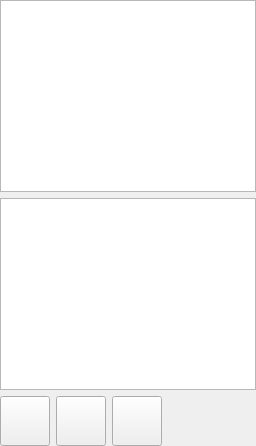
       <widget class="QWidget" name="wCenter" native="true">
        <property name="focusPolicy">
         <enum>Qt::NoFocus</enum>
        </property>
        <layout class="QVBoxLayout" name="verticalLayout_3">
         <property name="leftMargin">
          <number>0</number>
         </property>
         <property name="topMargin">
          <number>0</number>
         </property>
         <property name="rightMargin">
          <number>0</number>
         </property>
         <property name="bottomMargin">
          <number>0</number>
         </property>
         <item>
          <widget class="QTableWidget" name="tblDish">
           <property name="focusPolicy">
            <enum>Qt::NoFocus</enum>
           </property>
           <property name="verticalScrollBarPolicy">
            <enum>Qt::ScrollBarAlwaysOff</enum>
           </property>
           <property name="horizontalScrollBarPolicy">
            <enum>Qt::ScrollBarAlwaysOff</enum>
           </property>
           <property name="editTriggers">
            <set>QAbstractItemView::NoEditTriggers</set>
           </property>
           <property name="selectionMode">
            <enum>QAbstractItemView::SingleSelection</enum>
           </property>
           <attribute name="horizontalHeaderVisible">
            <bool>false</bool>
           </attribute>
           <attribute name="horizontalHeaderDefaultSectionSize">
            <number>150</number>
           </attribute>
           <attribute name="verticalHeaderVisible">
            <bool>false</bool>
           </attribute>
           <attribute name="verticalHeaderDefaultSectionSize">
            <number>120</number>
           </attribute>
          </widget>
         </item>
         <item>
          <widget class="QTreeView" name="treeView">
           <property name="focusPolicy">
            <enum>Qt::NoFocus</enum>
           </property>
          </widget>
         </item>
         <item>
          <widget class="QWidget" name="widget_5" native="true">
           <property name="maximumSize">
            <size>
             <width>16777215</width>
             <height>55</height>
            </size>
           </property>
           <property name="focusPolicy">
            <enum>Qt::NoFocus</enum>
           </property>
           <layout class="QHBoxLayout" name="horizontalLayout_3">
            <property name="leftMargin">
             <number>0</number>
            </property>
            <property name="topMargin">
             <number>0</number>
            </property>
            <property name="rightMargin">
             <number>0</number>
            </property>
            <property name="bottomMargin">
             <number>0</number>
            </property>
            <item>
             <widget class="QPushButton" name="btnDishUp">
              <property name="minimumSize">
               <size>
                <width>50</width>
                <height>50</height>
               </size>
              </property>
              <property name="maximumSize">
               <size>
                <width>50</width>
                <height>50</height>
               </size>
              </property>
              <property name="focusPolicy">
               <enum>Qt::NoFocus</enum>
              </property>
              <property name="text">
               <string/>
              </property>
              <property name="icon">
               <iconset resource="res.qrc">
                <normaloff>:/images/up.png</normaloff>:/images/up.png</iconset>
              </property>
              <property name="iconSize">
               <size>
                <width>32</width>
                <height>32</height>
               </size>
              </property>
             </widget>
            </item>
            <item>
             <widget class="QPushButton" name="btnDishDown">
              <property name="minimumSize">
               <size>
                <width>50</width>
                <height>50</height>
               </size>
              </property>
              <property name="maximumSize">
               <size>
                <width>50</width>
                <height>50</height>
               </size>
              </property>
              <property name="focusPolicy">
               <enum>Qt::NoFocus</enum>
              </property>
              <property name="text">
               <string/>
              </property>
              <property name="icon">
               <iconset resource="res.qrc">
                <normaloff>:/images/down.png</normaloff>:/images/down.png</iconset>
              </property>
              <property name="iconSize">
               <size>
                <width>32</width>
                <height>32</height>
               </size>
              </property>
             </widget>
            </item>
            <item>
             <widget class="QPushButton" name="btnPrintMultipleFiscal">
              <property name="minimumSize">
               <size>
                <width>50</width>
                <height>50</height>
               </size>
              </property>
              <property name="maximumSize">
               <size>
                <width>50</width>
                <height>50</height>
               </size>
              </property>
              <property name="focusPolicy">
               <enum>Qt::NoFocus</enum>
              </property>
              <property name="text">
               <string/>
              </property>
              <property name="icon">
               <iconset resource="res.qrc">
                <normaloff>:/images/arca.png</normaloff>:/images/arca.png</iconset>
              </property>
              <property name="iconSize">
               <size>
                <width>32</width>
                <height>32</height>
               </size>
              </property>
             </widget>
            </item>
            <item>
             <spacer name="horizontalSpacer_3">
              <property name="focusPolicy">
               <enum>Qt::NoFocus</enum>
              </property>
              <property name="orientation">
               <enum>Qt::Horizontal</enum>
              </property>
              <property name="sizeHint" stdset="0">
               <size>
                <width>40</width>
                <height>20</height>
               </size>
              </property>
             </spacer>
            </item>
           </layout>
          </widget>
         </item>
        </layout>
       </widget>
